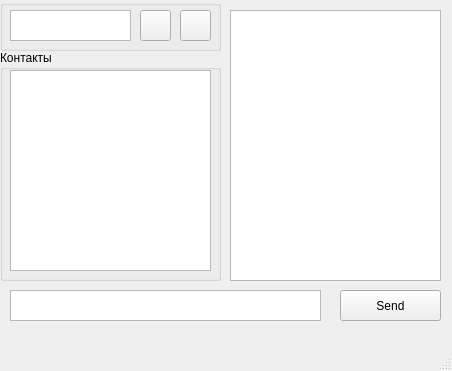
<?xml version="1.0" encoding="UTF-8"?>
<ui version="4.0">
 <class>MainWindow</class>
 <widget class="QMainWindow" name="MainWindow">
  <property name="geometry">
   <rect>
    <x>0</x>
    <y>0</y>
    <width>452</width>
    <height>371</height>
   </rect>
  </property>
  <property name="windowTitle">
   <string>Wavy Parrot</string>
  </property>
  <property name="windowIcon">
   <iconset>
    <normaloff>../../../../../Downloads/icons8-parrot.png</normaloff>../../../../../Downloads/icons8-parrot.png</iconset>
  </property>
  <widget class="QWidget" name="centralwidget">
   <widget class="QGroupBox" name="groupBox">
    <property name="geometry">
     <rect>
      <x>0</x>
      <y>0</y>
      <width>221</width>
      <height>51</height>
     </rect>
    </property>
    <property name="title">
     <string/>
    </property>
    <widget class="QTextEdit" name="textEditUsername">
     <property name="geometry">
      <rect>
       <x>10</x>
       <y>10</y>
       <width>121</width>
       <height>31</height>
      </rect>
     </property>
    </widget>
    <widget class="QPushButton" name="pushButtonAddContact">
     <property name="geometry">
      <rect>
       <x>140</x>
       <y>10</y>
       <width>31</width>
       <height>31</height>
      </rect>
     </property>
     <property name="text">
      <string/>
     </property>
     <property name="icon">
      <iconset>
       <normaloff>../../../../../Downloads/icons8-plus.png</normaloff>../../../../../Downloads/icons8-plus.png</iconset>
     </property>
    </widget>
    <widget class="QPushButton" name="pushButtonDelContect">
     <property name="geometry">
      <rect>
       <x>180</x>
       <y>10</y>
       <width>31</width>
       <height>31</height>
      </rect>
     </property>
     <property name="text">
      <string/>
     </property>
     <property name="icon">
      <iconset>
       <normaloff>../../../../../Downloads/if_f-cross_256_282471.ico</normaloff>../../../../../Downloads/if_f-cross_256_282471.ico</iconset>
     </property>
    </widget>
   </widget>
   <widget class="QGroupBox" name="groupBox_2">
    <property name="geometry">
     <rect>
      <x>0</x>
      <y>50</y>
      <width>221</width>
      <height>231</height>
     </rect>
    </property>
    <property name="title">
     <string>Контакты</string>
    </property>
    <widget class="QListWidget" name="listWidgetContacts">
     <property name="geometry">
      <rect>
       <x>10</x>
       <y>20</y>
       <width>201</width>
       <height>201</height>
      </rect>
     </property>
    </widget>
   </widget>
   <widget class="QListWidget" name="listWidgetMessages">
    <property name="geometry">
     <rect>
      <x>230</x>
      <y>10</y>
      <width>211</width>
      <height>271</height>
     </rect>
    </property>
   </widget>
   <widget class="QTextEdit" name="textEditMessage">
    <property name="geometry">
     <rect>
      <x>10</x>
      <y>290</y>
      <width>311</width>
      <height>31</height>
     </rect>
    </property>
   </widget>
   <widget class="QPushButton" name="PushButtonSend">
    <property name="geometry">
     <rect>
      <x>340</x>
      <y>290</y>
      <width>101</width>
      <height>31</height>
     </rect>
    </property>
    <property name="text">
     <string>Send</string>
    </property>
   </widget>
  </widget>
  <widget class="QMenuBar" name="menubar">
   <property name="geometry">
    <rect>
     <x>0</x>
     <y>0</y>
     <width>452</width>
     <height>18</height>
    </rect>
   </property>
  </widget>
  <widget class="QStatusBar" name="statusbar"/>
 </widget>
 <resources/>
 <connections/>
</ui>
